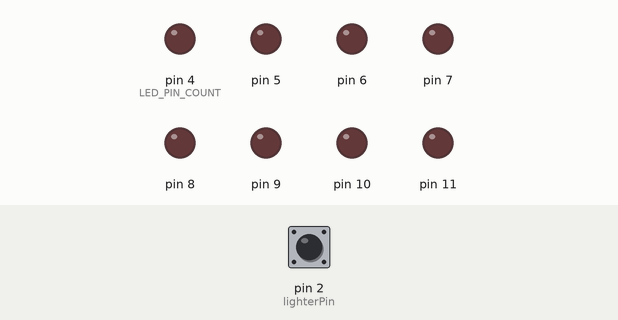
Simulated run of this sketch. Board: Arduino Uno, built with avr-gcc and run on an emulated ATmega328P. On the bench: output pins drawn as LEDs (lit = HIGH). Inputs (shaded band) come from the test bench; at power-on: pin 2 (lighterPin) HIGH. Random numbers use the default seed unless the sketch sets one.

Above: at 1.2 s.
1.3 s: pin 2 (lighterPin) pulled LOW for 0.15 s
Timing chart, 0 to 3.7 s (numbered marks = the images above; inputs shaded):
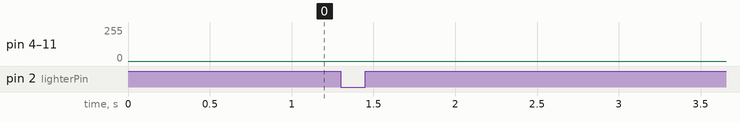

The sketch:

shabbat.ino
```cpp
/*
  flame-free Shabbat candles!
  Perfect for pets, apartments, and any other situation where fire is a bad idea.
  Need some more candles, for a holiday perhaps? check out my chanukiah at https://wokwi.com/projects/353600148292695041 !


  To use:
    1. click green ">" button to start the program running.
    2. click yellow circle button to light the shabbat candles.
    3. enjoy watching the candles burn!
    4. once all the candles have burned out, press the gray square STOP button
       or refresh your browser window to reset the simulation.

  ***How to change candle colors:
      in the "diagram.json" tab, find the "wokwi-led-bar-graph" elements. these are the candles!
      for the candle you want, put in the hex code for your desired color, ex. "#FFFF00"
      ***special candle color gradient codes:
         "BCYR": blue, cyan, yellow, red
         "GYR": green, yellow, red

  *** How to change burn duration:
      use #define DRIP_ROLL_MAX, DRIP_CUTOFF_REG, DRIP_CUTOFF_LAST to change the burn duration!
      defaults (1080,7,2) should burn for about 20-30 minutes.
      DRIP_ROLL_MAX: increase this to make candles burn for longer overall.
      DRIP_CUTOFF_REG: increase this to make candles to burn more unevenly.
      DRIP_CUTOFF_LAST: decrease this (don't go less than 1) to make the last nub of a candle last longer.

  Implementation info:
    this code uses Charlieplexing to light a large number of LEDs using relatively few pins!
    read more about Charlieplexing here: https://en.wikipedia.org/wiki/Charlieplexing

  by G Rosen
*/

#define LEDS_PER_CANDLE 10
#define LED_PIN_COUNT 4
#define NUM_CANDLES 2
#define SCAN_DELAY 1
#define DISABLE_LDR 99

#define DRIP_ROLL_MAX 1080
#define DRIP_CUTOFF_REG 7
#define DRIP_CUTOFF_LAST 2

struct candleStruct {
  uint8_t setLedPins[LED_PIN_COUNT];
  uint8_t ledPins[LEDS_PER_CANDLE][2]; //format: {anodePin,cathodePin}
  uint8_t height;
  //flicker timer stuff
  unsigned long prevMillis;
  int flickerDuration;
  bool flickerState;
  //photoresistor pin (if necessary)
  uint8_t ldrPin;
} ;


//Pins n states
const uint8_t lighterPin = 2;
unsigned long prevMillisDrip = 0;

candleStruct candle1 = {
  {8, 9, 10, 11},
  { {8, 9},
    {8, 10},
    {8, 11},
    {9, 8},
    {9, 10},
    {9, 11},
    {10, 8},
    {10, 9},
    {10, 11},
    {11, 8}
  },
  0,
  0,
  500,
  1,
  A0
};

candleStruct candle2 = {
  {4, 5, 6, 7},
  { {4, 5},
    {4, 6},
    {4, 7},
    {5, 4},
    {5, 6},
    {5, 7},
    {6, 4},
    {6, 5},
    {6, 7},
    {7, 5}
  },
  0,
  0,
  500,
  1,
  A1
};

candleStruct allCandles[NUM_CANDLES] = {candle1, candle2};

void setup() {
  // set pins
  for (int i = 0; i < NUM_CANDLES; i++) {
    pinMode(allCandles[i].ldrPin, INPUT);
  }
  pinMode(lighterPin, INPUT_PULLUP);

  //Serial.begin(96500); // Any baud rate should work
}

void loop() {

    if (digitalRead(lighterPin) == LOW) {
      //light the candles!
      allCandles[0].height = LEDS_PER_CANDLE;
      allCandles[1].height = LEDS_PER_CANDLE;
    }

  /* candle burning */

  for (uint8_t i = 0; i < LED_PIN_COUNT; i++) {
    for (uint8_t j = 0; j < LED_PIN_COUNT; j++) {
      if (i != j) {
        //loop *here* over all candles so we can limit the scan-delay-ing-
        // turn on i,j for each candle, then delay, then off for each candle
        for (int k = 0; k < NUM_CANDLES; k++) {
          //first, flicker the top

          int currentTopC = allCandles[k].ledPins[allCandles[k].height - 1][1];
          int currentTopA = allCandles[k].ledPins[allCandles[k].height - 1][0];
          //    Serial.println("currentTopA: " + String(currentTopA) + " currentTopC: " + String(currentTopC)
          //    + " height: "+ String(allCandles[k].height));
          if ((allCandles[k].setLedPins[i] == currentTopC && allCandles[k].setLedPins[j] == currentTopA)
              && allCandles[k].height > 0) {
            //light the top light!
            if (allCandles[k].flickerState == LOW) {
              pinMode(allCandles[k].setLedPins[i], INPUT);
              pinMode(allCandles[k].setLedPins[j], INPUT);
            } else {
              //you gotta charlie-light it, you can't just turn it to on- itll mess up the later charlie-lights
              pinMode(allCandles[k].setLedPins[i], OUTPUT);
              pinMode(allCandles[k].setLedPins[j], OUTPUT);
              digitalWrite(allCandles[k].setLedPins[i], LOW);
              digitalWrite(allCandles[k].setLedPins[j], HIGH);
              delay(SCAN_DELAY);
              pinMode(allCandles[k].setLedPins[i], INPUT);
              pinMode(allCandles[k].setLedPins[j], INPUT);
            }

            //update flicker state if necessary
            unsigned long currentMillis = millis();
            if (currentMillis - allCandles[k].prevMillis >= allCandles[k].flickerDuration) {
              //time to switch!
              allCandles[k].prevMillis = currentMillis;
              allCandles[k].flickerDuration = (random(4) + 1) * 100;
              allCandles[k].flickerState = !allCandles[k].flickerState;
              if (allCandles[k].height == 1 ) {
                //Sputter if candle is low; ON is shorter, OFF is more varied + possibly longer
                if (allCandles[k].flickerState) {
                  allCandles[k].flickerDuration = (random(3) + 1) * 10;
                } else {
                  allCandles[k].flickerDuration = (random(10) + 1) * 100;
                }
              }
            }
          } // end "light the top light" loop

          //next, charlieplex-turn all the rest of the leds in the candle on
          int currentC = allCandles[k].setLedPins[i];
          int currentA = allCandles[k].setLedPins[j];
          int ledIdx = findPair(currentA, currentC, allCandles[k].ledPins);
          if (ledIdx < allCandles[k].height - 1 ) {
            pinMode(allCandles[k].setLedPins[i], OUTPUT);
            pinMode(allCandles[k].setLedPins[j], OUTPUT);
            digitalWrite(allCandles[k].setLedPins[i], LOW);
            digitalWrite(allCandles[k].setLedPins[j], HIGH);
          }
        }
        delay(SCAN_DELAY);

        for (int k = 0; k < NUM_CANDLES; k++) {
          //turn the led off
          pinMode(allCandles[k].setLedPins[i], INPUT);
          pinMode(allCandles[k].setLedPins[j], INPUT);
        }
      } //end "i != j" action loop
    } //end "iterate over 4 pins" inner loop
  } //end "iterate over 4 pins" outer loop


  //roll to drip
  unsigned long currentMillisDrip = millis();
  if (currentMillisDrip - prevMillisDrip > 2000 ) {
    prevMillisDrip = currentMillisDrip;
    for (int i = 0; i < NUM_CANDLES; i++) {
      if (allCandles[i].height > 0) {
        int dripRoll = random(DRIP_ROLL_MAX);
        int dripMin = DRIP_CUTOFF_REG;
        //linger a bit on the last LED
        if (allCandles[i].height == 1) {
          dripMin = DRIP_CUTOFF_LAST;
        }
        if (dripRoll < dripMin) {
          allCandles[i].height--;
        }
      }
    }
  }

}

int findPair(uint8_t valA, uint8_t valC, uint8_t pairList[LEDS_PER_CANDLE][2]) {
  //findPair(valA,valC,pairList): finds index of the pair (valA,valC) in pairList, if it exists
  //"A" and "C" in valA and valC refer to intended use for finding anode/cathode pairs
  int pairIdx = -1;
  int matchesA[LEDS_PER_CANDLE];
  int matchesC[LEDS_PER_CANDLE];
  for (int i = 0; i < LEDS_PER_CANDLE; i++ ) {
    matchesA[i] = 0;
    matchesC[i] = 0;
  }

  for (int i = 0; i < LEDS_PER_CANDLE; i++) {
    if (pairList[i][0] == valA && pairList[i][1] == valC) {
      pairIdx = i;
    }
  }

  return pairIdx;
}
```
